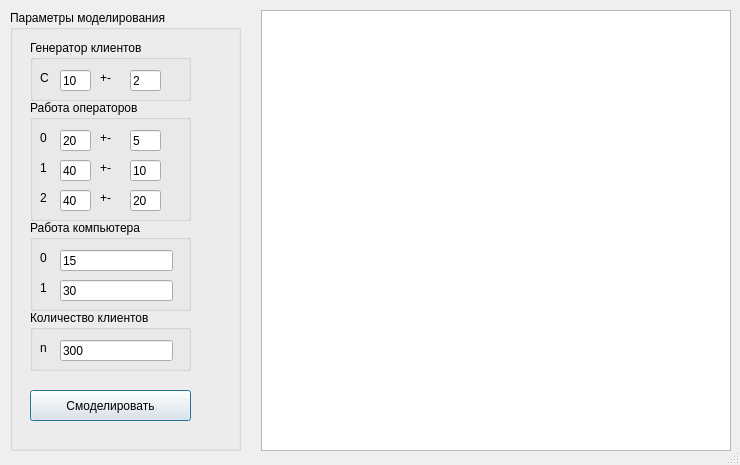
<?xml version="1.0" encoding="UTF-8"?>
<ui version="4.0">
 <class>Dialog</class>
 <widget class="QDialog" name="Dialog">
  <property name="windowModality">
   <enum>Qt::ApplicationModal</enum>
  </property>
  <property name="geometry">
   <rect>
    <x>0</x>
    <y>0</y>
    <width>740</width>
    <height>465</height>
   </rect>
  </property>
  <property name="windowTitle">
   <string>Dialog</string>
  </property>
  <property name="sizeGripEnabled">
   <bool>true</bool>
  </property>
  <widget class="QWidget" name="horizontalLayoutWidget">
   <property name="geometry">
    <rect>
     <x>10</x>
     <y>10</y>
     <width>721</width>
     <height>441</height>
    </rect>
   </property>
   <layout class="QHBoxLayout" name="horizontalLayout">
    <property name="spacing">
     <number>20</number>
    </property>
    <property name="sizeConstraint">
     <enum>QLayout::SetDefaultConstraint</enum>
    </property>
    <property name="rightMargin">
     <number>0</number>
    </property>
    <item>
     <widget class="QGroupBox" name="groupBox">
      <property name="layoutDirection">
       <enum>Qt::LeftToRight</enum>
      </property>
      <property name="autoFillBackground">
       <bool>false</bool>
      </property>
      <property name="title">
       <string>Параметры моделирования              </string>
      </property>
      <property name="alignment">
       <set>Qt::AlignLeading|Qt::AlignLeft|Qt::AlignTop</set>
      </property>
      <property name="flat">
       <bool>false</bool>
      </property>
      <property name="checkable">
       <bool>false</bool>
      </property>
      <widget class="QGroupBox" name="groupBox_2">
       <property name="geometry">
        <rect>
         <x>20</x>
         <y>30</y>
         <width>161</width>
         <height>61</height>
        </rect>
       </property>
       <property name="title">
        <string>Генератор клиентов</string>
       </property>
       <widget class="QLabel" name="label_2">
        <property name="geometry">
         <rect>
          <x>10</x>
          <y>30</y>
          <width>16</width>
          <height>16</height>
         </rect>
        </property>
        <property name="text">
         <string>C</string>
        </property>
       </widget>
       <widget class="QLineEdit" name="lineEdit_C">
        <property name="geometry">
         <rect>
          <x>30</x>
          <y>30</y>
          <width>31</width>
          <height>21</height>
         </rect>
        </property>
        <property name="text">
         <string>10</string>
        </property>
       </widget>
       <widget class="QLabel" name="label_3">
        <property name="geometry">
         <rect>
          <x>70</x>
          <y>30</y>
          <width>16</width>
          <height>16</height>
         </rect>
        </property>
        <property name="text">
         <string>+-</string>
        </property>
       </widget>
       <widget class="QLineEdit" name="lineEdit_Cpm">
        <property name="geometry">
         <rect>
          <x>100</x>
          <y>30</y>
          <width>31</width>
          <height>21</height>
         </rect>
        </property>
        <property name="text">
         <string>2</string>
        </property>
       </widget>
      </widget>
      <widget class="QGroupBox" name="groupBox_3">
       <property name="geometry">
        <rect>
         <x>20</x>
         <y>90</y>
         <width>161</width>
         <height>121</height>
        </rect>
       </property>
       <property name="title">
        <string>Работа операторов</string>
       </property>
       <widget class="QLabel" name="label_7">
        <property name="geometry">
         <rect>
          <x>70</x>
          <y>30</y>
          <width>16</width>
          <height>16</height>
         </rect>
        </property>
        <property name="text">
         <string>+-</string>
        </property>
       </widget>
       <widget class="QLabel" name="label_8">
        <property name="geometry">
         <rect>
          <x>10</x>
          <y>30</y>
          <width>16</width>
          <height>16</height>
         </rect>
        </property>
        <property name="text">
         <string>0</string>
        </property>
       </widget>
       <widget class="QLineEdit" name="lineEdit_C0pm">
        <property name="geometry">
         <rect>
          <x>100</x>
          <y>30</y>
          <width>31</width>
          <height>21</height>
         </rect>
        </property>
        <property name="text">
         <string>5</string>
        </property>
       </widget>
       <widget class="QLineEdit" name="lineEdit_C0">
        <property name="geometry">
         <rect>
          <x>30</x>
          <y>30</y>
          <width>31</width>
          <height>21</height>
         </rect>
        </property>
        <property name="text">
         <string>20</string>
        </property>
       </widget>
       <widget class="QLabel" name="label_9">
        <property name="geometry">
         <rect>
          <x>70</x>
          <y>60</y>
          <width>16</width>
          <height>16</height>
         </rect>
        </property>
        <property name="text">
         <string>+-</string>
        </property>
       </widget>
       <widget class="QLabel" name="label_10">
        <property name="geometry">
         <rect>
          <x>10</x>
          <y>60</y>
          <width>16</width>
          <height>16</height>
         </rect>
        </property>
        <property name="text">
         <string>1</string>
        </property>
       </widget>
       <widget class="QLineEdit" name="lineEdit_C1pm">
        <property name="geometry">
         <rect>
          <x>100</x>
          <y>60</y>
          <width>31</width>
          <height>21</height>
         </rect>
        </property>
        <property name="text">
         <string>10</string>
        </property>
       </widget>
       <widget class="QLineEdit" name="lineEdit_C1">
        <property name="geometry">
         <rect>
          <x>30</x>
          <y>60</y>
          <width>31</width>
          <height>21</height>
         </rect>
        </property>
        <property name="text">
         <string>40</string>
        </property>
       </widget>
       <widget class="QLabel" name="label_11">
        <property name="geometry">
         <rect>
          <x>70</x>
          <y>90</y>
          <width>16</width>
          <height>16</height>
         </rect>
        </property>
        <property name="text">
         <string>+-</string>
        </property>
       </widget>
       <widget class="QLabel" name="label_12">
        <property name="geometry">
         <rect>
          <x>10</x>
          <y>90</y>
          <width>16</width>
          <height>16</height>
         </rect>
        </property>
        <property name="text">
         <string>2</string>
        </property>
       </widget>
       <widget class="QLineEdit" name="lineEdit_C2pm">
        <property name="geometry">
         <rect>
          <x>100</x>
          <y>90</y>
          <width>31</width>
          <height>21</height>
         </rect>
        </property>
        <property name="text">
         <string>20</string>
        </property>
       </widget>
       <widget class="QLineEdit" name="lineEdit_C2">
        <property name="geometry">
         <rect>
          <x>30</x>
          <y>90</y>
          <width>31</width>
          <height>21</height>
         </rect>
        </property>
        <property name="text">
         <string>40</string>
        </property>
       </widget>
      </widget>
      <widget class="QGroupBox" name="groupBox_4">
       <property name="geometry">
        <rect>
         <x>20</x>
         <y>210</y>
         <width>161</width>
         <height>91</height>
        </rect>
       </property>
       <property name="title">
        <string>Работа компьютера</string>
       </property>
       <widget class="QLabel" name="label_4">
        <property name="geometry">
         <rect>
          <x>10</x>
          <y>30</y>
          <width>16</width>
          <height>16</height>
         </rect>
        </property>
        <property name="text">
         <string>0</string>
        </property>
       </widget>
       <widget class="QLabel" name="label_5">
        <property name="geometry">
         <rect>
          <x>10</x>
          <y>60</y>
          <width>21</width>
          <height>16</height>
         </rect>
        </property>
        <property name="text">
         <string>1</string>
        </property>
       </widget>
       <widget class="QLineEdit" name="lineEdit_P0">
        <property name="geometry">
         <rect>
          <x>30</x>
          <y>30</y>
          <width>113</width>
          <height>21</height>
         </rect>
        </property>
        <property name="text">
         <string>15</string>
        </property>
        <property name="placeholderText">
         <string>заявок</string>
        </property>
       </widget>
       <widget class="QLineEdit" name="lineEdit_P1">
        <property name="geometry">
         <rect>
          <x>30</x>
          <y>60</y>
          <width>113</width>
          <height>21</height>
         </rect>
        </property>
        <property name="text">
         <string>30</string>
        </property>
        <property name="placeholderText">
         <string>повт. обработки</string>
        </property>
       </widget>
      </widget>
      <widget class="QGroupBox" name="groupBox_5">
       <property name="geometry">
        <rect>
         <x>20</x>
         <y>300</y>
         <width>161</width>
         <height>61</height>
        </rect>
       </property>
       <property name="title">
        <string>Количество клиентов</string>
       </property>
       <widget class="QLabel" name="label_6">
        <property name="geometry">
         <rect>
          <x>10</x>
          <y>30</y>
          <width>16</width>
          <height>16</height>
         </rect>
        </property>
        <property name="text">
         <string>n</string>
        </property>
       </widget>
       <widget class="QLineEdit" name="lineEdit_n">
        <property name="geometry">
         <rect>
          <x>30</x>
          <y>30</y>
          <width>113</width>
          <height>21</height>
         </rect>
        </property>
        <property name="text">
         <string>300</string>
        </property>
       </widget>
      </widget>
      <widget class="QPushButton" name="pushButton">
       <property name="geometry">
        <rect>
         <x>20</x>
         <y>380</y>
         <width>161</width>
         <height>31</height>
        </rect>
       </property>
       <property name="text">
        <string>Смоделировать</string>
       </property>
      </widget>
     </widget>
    </item>
    <item>
     <widget class="QTextBrowser" name="textBrowser"/>
    </item>
   </layout>
  </widget>
 </widget>
 <resources/>
 <connections/>
</ui>
